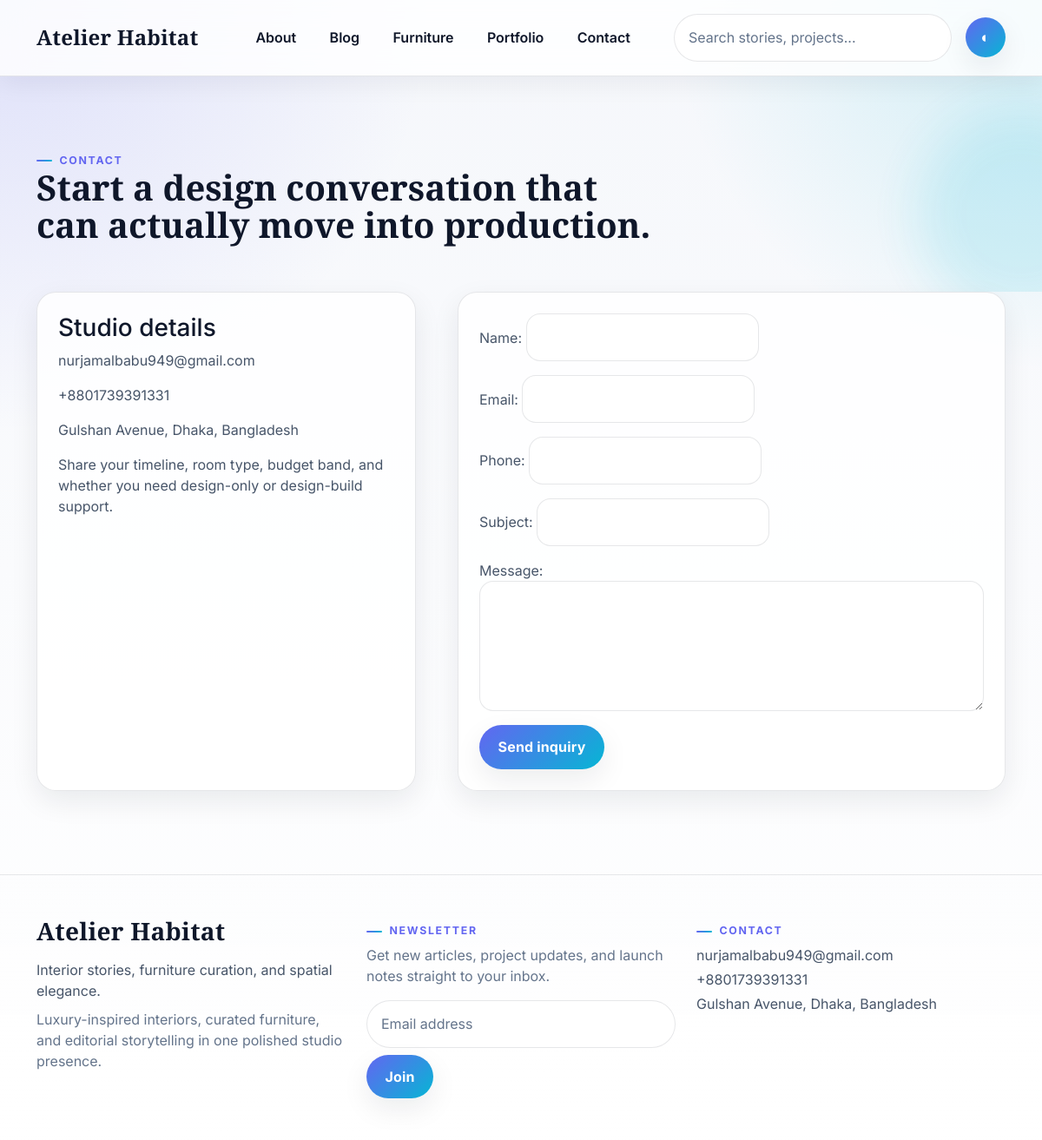
Page /contact/ on the committed database.
### core/models.py (models this page shows, shortened)
class SiteSettings(models.Model):
    site_name = models.CharField(max_length=120, default='Atelier Habitat')
    tagline = models.CharField(max_length=200, default='Interior stories, furniture curation, and spatial elegance.')
    hero_title = models.CharField(max_length=200, default='Curated interiors for modern living')
    hero_subtitle = models.TextField(default='A premium editorial platform blending interior design insights, furniture selections, and portfolio-driven storytelling for discerning homeowners and boutique hospitality brands.')
    about_text = models.TextField(default='Atelier Habitat is a Dhaka-rooted interior design editorial brand focused on warm minimalism, layered textures, and functional luxury across residential and boutique commercial spaces.')
    contact_email = models.EmailField(default='hello@atelierhabitat.com')
    phone = models.CharField(max_length=50, default='+880 1700-000000')
    address = models.CharField(max_length=255, default='Gulshan Avenue, Dhaka, Bangladesh')
    map_embed = models.TextField(blank=True)
    instagram = models.URLField(blank=True)
    facebook = models.URLField(blank=True)
    linkedin = models.URLField(blank=True)
    meta_description = models.CharField(max_length=255, default='Luxury interior design and furniture blog with portfolio case studies and contact-ready lead generation.')
    updated_at = models.DateTimeField(auto_now=True)

### contact/views.py (the view)
# urls.py: urlpatterns = [path('', contact_page, name='contact')]
def contact_page(request):
    form = ContactForm(request.POST or None)
    if request.method == 'POST' and form.is_valid():
        form.save(); messages.success(request, 'Your consultation request has been sent.'); return redirect('contact')
    return render(request, 'contact/contact.html', {'form': form})

### contact/forms.py
class ContactForm(forms.ModelForm):
    class Meta:
        model = ContactMessage
        fields = ['name','email','phone','subject','message']
        widgets = {'message': forms.Textarea(attrs={'rows':5,'class':'form-control'})}

### core/context_processors.py (called while the page is built)
def site_settings(request):
    return {
        'site_settings': SiteSettings.objects.first(),
        'hero_image_url': HERO_IMAGE_URL,
    }

### templates/contact/contact.html
{% extends 'base.html' %}{% block title %}Contact{% endblock %}{% block content %}<section class="page-hero"><div class="container py-5"><span class="section-kicker">Contact</span><h1 class="hero-title">Start a design conversation that can actually move into production.</h1></div></section><div class="container pb-5"><div class="row g-5"><div class="col-lg-5"><div class="glass-panel p-4 h-100"><h3>Studio details</h3><p>{{ site_settings.contact_email }}</p><p>{{ site_settings.phone }}</p><p>{{ site_settings.address }}</p><p>Share your timeline, room type, budget band, and whether you need design-only or design-build support.</p></div></div><div class="col-lg-7"><form method="post" class="glass-panel p-4">{% csrf_token %}{{ form.as_p }}<button class="btn btn-dark rounded-pill">Send inquiry</button></form></div></div></div>{% endblock %}

### templates/partials/header.html (shortened to what this page needs)
<nav class="navbar navbar-expand-lg navbar-light py-3 sticky-top glass-nav">
  <div class="container">
    <a class="navbar-brand brand-title" href="/">{{ site_settings.site_name|default:'Atelier Habitat' }}</a>
    <div class="collapse navbar-collapse" id="navMenu">
      <ul class="navbar-nav mx-auto gap-lg-2 align-items-lg-center">
        <li class="nav-item"><a class="nav-link" href="/about/">About</a></li>
        <li class="nav-item"><a class="nav-link" href="/blog/">Blog</a></li>
        <li class="nav-item"><a class="nav-link" href="/furniture/">Furniture</a></li>
        <li class="nav-item"><a class="nav-link" href="/portfolio/">Portfolio</a></li>
        <li class="nav-item"><a class="nav-link" href="/contact/">Contact</a></li>
      </ul>
      <form class="d-flex nav-search" action="/search/">
        <input name="q" class="form-control rounded-pill search-input" placeholder="Search stories, projects..." aria-label="Search">
      </form>
      <button class="theme-toggle ms-3" onclick="toggleTheme()" aria-label="Toggle theme">◐</button>
    </div>
  </div>
</nav>

### templates/partials/footer.html
<footer class="footer-section">
  <div class="container py-5">
    <div class="row g-4 align-items-start">
      <div class="col-lg-4">
        <h3 class="brand-title footer-title mb-3">{{ site_settings.site_name }}</h3>
        <p class="footer-copy">{{ site_settings.tagline }}</p>
        <p class="text-muted mb-0">Luxury-inspired interiors, curated furniture, and editorial storytelling in one polished studio presence.</p>
      </div>
      <div class="col-lg-4">
        <h6 class="section-kicker">Newsletter</h6>
        <p class="text-muted">Get new articles, project updates, and launch notes straight to your inbox.</p>
        <form class="d-flex gap-2 flex-wrap" method="post" action="{% url 'newsletter_subscribe' %}">{% csrf_token %}
          <input class="form-control rounded-pill flex-grow-1" name="email" type="email" required placeholder="Email address">
          <button class="btn btn-dark rounded-pill">Join</button>
        </form>
      </div>
      <div class="col-lg-4 footer-contact">
        <h6 class="section-kicker">Contact</h6>
        <p class="mb-1">{{ site_settings.contact_email }}</p>
        <p class="mb-1">{{ site_settings.phone }}</p>
        <p>{{ site_settings.address }}</p>
      </div>
    </div>
  </div>
</footer>

### rows in the picture
SiteSettings: site_name "Atelier Habitat", contact_email "nurjamalbabu949@gmail.com", phone "+8801739391331", address "Gulshan Avenue, Dhaka, Bangladesh", tagline "Interior stories, furniture curation, and spatial elegance."
